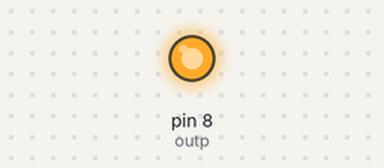
The sketch below on a simulated Arduino Uno, built with avr-gcc and run on an emulated ATmega328P. Shown: output pins drawn as LEDs (lit = HIGH). Random numbers use the default seed unless the sketch sets one.

Above: at 0.5 s.
At 2.06 s:
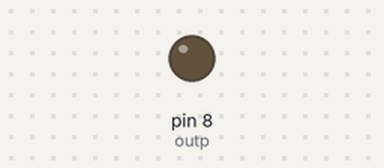
Timing chart, 0 to 3.0 s (numbered marks = the images above):
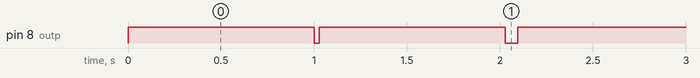

Measured:
- by itself, pin 8 (outp): moves between LOW and HIGH, repeating every 1.1 s

The sketch:

led.ino
```cpp
/*
  accende e spegne un led messo sul PIN  NNN
 */

int outp = 8;   // pin

void setup() {
  // scegli il pin e lo configura come output
  pinMode(outp, OUTPUT);
}

void loop() {
  digitalWrite(outp, HIGH);   // accende
 // delay(random(10,50));              // aspetta
  delay(1000);
  digitalWrite(outp, LOW);    // spegne
  delay(random(20,100));              // aspetta
}
```
